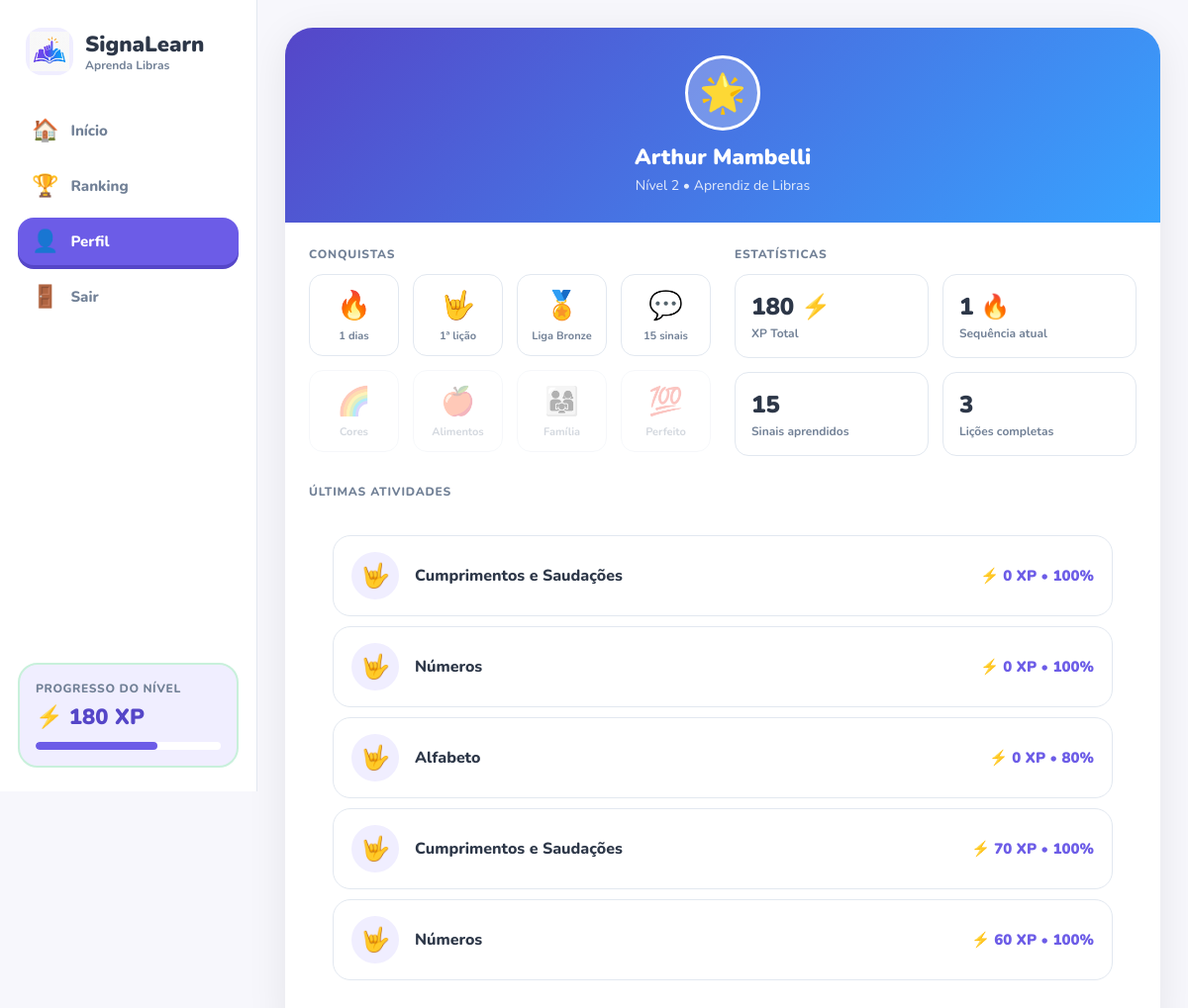
The page /perfil/ (signed in) on the database its author committed.
### core/models.py (models this page shows, shortened)
class UserProfile(models.Model):
    user = models.OneToOneField(User, on_delete=models.CASCADE, related_name='profile')
    xp_total = models.PositiveIntegerField(default=0)
    current_streak = models.PositiveIntegerField(default=0)
    signs_learned = models.PositiveIntegerField(default=0)
    completed_lessons = models.PositiveIntegerField(default=0)
    level = models.PositiveIntegerField(default=1)
    league = models.CharField(max_length=30, default='Bronze')
    last_lesson_date = models.DateField(null=True, blank=True)

class LessonAttempt(models.Model):
    user = models.ForeignKey(User, on_delete=models.CASCADE, related_name='lesson_attempts')
    lesson_name = models.CharField(max_length=100)
    accuracy = models.PositiveIntegerField(default=0)
    xp_earned = models.PositiveIntegerField(default=0)
    completed_at = models.DateTimeField(default=timezone.now)

### core/views.py (the view)
# urls.py: path('perfil/', views.profile, name='profile'),
@never_cache
@login_required
def profile(request):
    profile_obj = get_user_profile(request.user)
    attempts = LessonAttempt.objects.filter(
        user=request.user
    ).order_by('-completed_at')[:5]
    return render(request, 'profile.html', {
        'active_tab': 'profile',
        'profile': profile_obj,
        'attempts': attempts,
        'xp_progress_percent': get_xp_progress_percent(profile_obj),
    })

### core/views.py (called while the page is built)
def get_user_profile(user):
    profile_obj, created = UserProfile.objects.get_or_create(user=user)
    return profile_obj

def get_xp_required_for_level(level):
    requirements = {
        1: 100,
        2: 120,
        3: 150,
    }
    return requirements.get(level, 150)

def get_level_from_xp(xp_total):
    level = 1
    remaining_xp = xp_total
    while remaining_xp >= get_xp_required_for_level(level):
        remaining_xp -= get_xp_required_for_level(level)
        level += 1
    return level

def get_current_level_xp(profile_obj):
    remaining_xp = profile_obj.xp_total
    level = 1
    while remaining_xp >= get_xp_required_for_level(level):
        remaining_xp -= get_xp_required_for_level(level)
        level += 1
    return remaining_xp

def get_xp_progress_percent(profile_obj):
    current_level = get_level_from_xp(profile_obj.xp_total)
    current_level_xp = get_current_level_xp(profile_obj)
    xp_required = get_xp_required_for_level(current_level)
    return int((current_level_xp / xp_required) * 100)

### core/templates/profile.html (shortened to what this page needs)
{% extends 'base.html' %}
{% block content %}
<div class="screen active" id="screen-profile">
  <div class="profile-header">
    <div class="profile-avatar">🌟</div>
    <div class="profile-name">
      {{ user.first_name|default:user.username }}
    </div>
    <div class="profile-level">
      Nível {{ profile.level }} • Aprendiz de Libras
    </div>
  </div>
  <div class="profile-content">
    <div class="profile-desktop-grid">
      <section>
        <div class="section-title">Conquistas</div>
        <div class="badges-grid">
          <div class="badge-item">
            <span class="badge-emoji">🔥</span>
            <div class="badge-name">
              {{ profile.current_streak }} dias
            </div>
          </div>
          <div class="badge-item">
            <span class="badge-emoji">🤟</span>
            <div class="badge-name">1ª lição</div>
          </div>
          <div class="badge-item">
            <span class="badge-emoji">🏅</span>
            <div class="badge-name">
              Liga {{ profile.league }}
            </div>
          </div>
          <div class="badge-item">
            <span class="badge-emoji">💬</span>
            <div class="badge-name">
              {{ profile.signs_learned }} sinais
            </div>
          </div>
          <div class="badge-item" style="opacity:0.3">
            <span class="badge-emoji">🌈</span>
            <div class="badge-name">Cores</div>
          </div>
          <div class="badge-item" style="opacity:0.3">
            <span class="badge-emoji">🍎</span>
            <div class="badge-name">Alimentos</div>
          </div>
          <div class="badge-item" style="opacity:0.3">
            <span class="badge-emoji">👨‍👩‍👧</span>
            <div class="badge-name">Família</div>
          </div>
          <div class="badge-item" style="opacity:0.3">
            <span class="badge-emoji">💯</span>
            <div class="badge-name">Perfeito</div>
          </div>
        </div>
      </section>
      <section>
        <div class="section-title">Estatísticas</div>
        <div class="stats-grid">
          <div class="profile-stat">
            <div class="value">{{ profile.xp_total }} ⚡</div>
            <div class="label">XP Total</div>
          </div>
          <div class="profile-stat">
            <div class="value">{{ profile.current_streak }} 🔥</div>
            <div class="label">Sequência atual</div>
          </div>
          <div class="profile-stat">
            <div class="value">{{ profile.signs_learned }}</div>
            <div class="label">Sinais aprendidos</div>
          </div>
          <div class="profile-stat">
            <div class="value">{{ profile.completed_lessons }}</div>
            <div class="label">Lições completas</div>
          </div>
        </div>
      </section>
    </div>
    <section style="margin-top: 28px;">
      <div class="section-title">Últimas atividades</div>
      {% if attempts %}
        <div class="rank-content">
          {% for attempt in attempts %}
            <div class="rank-item">
              <div class="rank-avatar">🤟</div>
              <div class="rank-name">
                {{ attempt.lesson_name }}
              </div>
              <div class="rank-xp">
                ⚡ {{ attempt.xp_earned }} XP • {{ attempt.accuracy }}%
              </div>
            </div>
          {% endfor %}
        </div>
      {% else %}
        <div class="continue-panel">
          <p>Você ainda não completou nenhuma lição.</p>
        </div>
      {% endif %}
    </section>
  </div>
</div>
{% endblock %}

### core/templates/partials/bottom_nav.html
{% load static %}
<aside class="side-nav">
  <div class="brand">
    <div class="brand-icon brand-logo-box">
      <img src="{% static 'LogoPNG.png' %}" alt="Logo SignaLearn" class="brand-logo-img">
    </div>
    <div>
      <div class="brand-name">SignaLearn</div>
      <div class="brand-subtitle">Aprenda Libras</div>
    </div>
  </div>
  <nav class="nav-menu">
  <a href="{% url 'home' %}" class="nav-btn {% if active_tab == 'home' %}active{% endif %}">
    <span class="nav-icon">🏠</span>
    <span>Início</span>
  </a>
  <a href="{% url 'ranking' %}" class="nav-btn {% if active_tab == 'ranking' %}active{% endif %}">
    <span class="nav-icon">🏆</span>
    <span>Ranking</span>
  </a>
  <a href="{% url 'profile' %}" class="nav-btn {% if active_tab == 'profile' %}active{% endif %}">
    <span class="nav-icon">👤</span>
    <span>Perfil</span>
  </a>
  <a href="{% url 'logout' %}" class="nav-btn">
    <span class="nav-icon">🚪</span>
    <span>Sair</span>
  </a>
</nav>
  <div class="side-card">
    <div class="side-card-title">Progresso do nível</div>
    <div class="side-card-xp">⚡ {{ profile.xp_total|default:0 }} XP</div>
    <div class="mini-progress">
      <div class="mini-progress-fill" style="width: {{ xp_progress_percent|default:0 }}%"></div>
    </div>
  </div>
</aside>

### rows shown on the page
UserProfile: xp_total "180", level "2", current_streak "1", league "Bronze", signs_learned "15", completed_lessons "3"
LessonAttempt: lesson_name "Cumprimentos e Saudações", xp_earned "0", accuracy "100"
LessonAttempt: lesson_name "Números", xp_earned "0", accuracy "100"
LessonAttempt: lesson_name "Alfabeto", xp_earned "0", accuracy "80"
LessonAttempt: lesson_name "Cumprimentos e Saudações", xp_earned "70", accuracy "100"
LessonAttempt: lesson_name "Números", xp_earned "60", accuracy "100"

### other values the page prints
{{ user.first_name|default:user.username }} "Arthur Mambelli"
